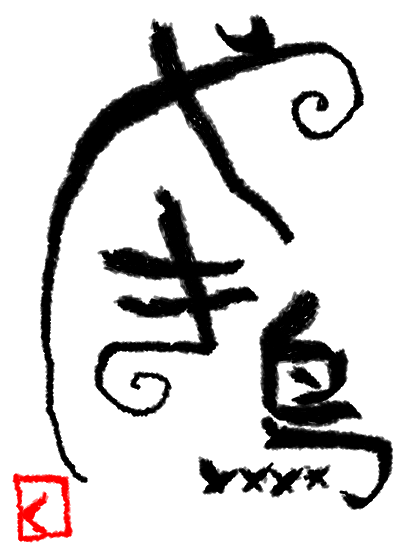
#> input picture test.png, 400 x 550 px
$ jupyter execute --allow-errors 2020_03_27_ml_openCV.ipynb   (shell and % lines are left out)
#> lines starting #> are read from the running program, lines starting #| are printed output that depends on the picture; after the words box and inside, x2 and y2 are one past the last pixel; in counts of white or black regions, pixels touching at a corner belong together
## OpenCV
- Open Source Computer Vision Library 는 오픈소스 이미지(동영상) 라이브러리
- 이미지 형식 변환, 필터처리, 얼굴인식, 물체인식, 문자인식 등 이미지와 관련된 다양한 처리
- 머신러닝에서 OpenCV 사용 : 머신러닝의 입력으로 전달하려면 이미지를 숫자 배열 데이터로 변경
- pip install opencv-python

[cell 1]
# 이미지 다운로드
import urllib.request as req
import cv2
url = 'http://uta.pw/shodou/img/28/214.png'
req.urlretrieve(url, 'test.png')
#> (this line was passed over: the network is not available in this run)
# OpenCV로 읽어들이기
img = cv2.imread('test.png')
#> img is the input picture: shape (550, 400, 3); mean B, G, R 209, 209, 211
print(img)
#> (printed output is left out)

[cell 2]
# 다운로드한 이미지 출력하기
import matplotlib.pyplot as plt
import cv2

filepath = 'girl.jpg'
img = cv2.imread(filepath) # 이미지를 숫자로 변경
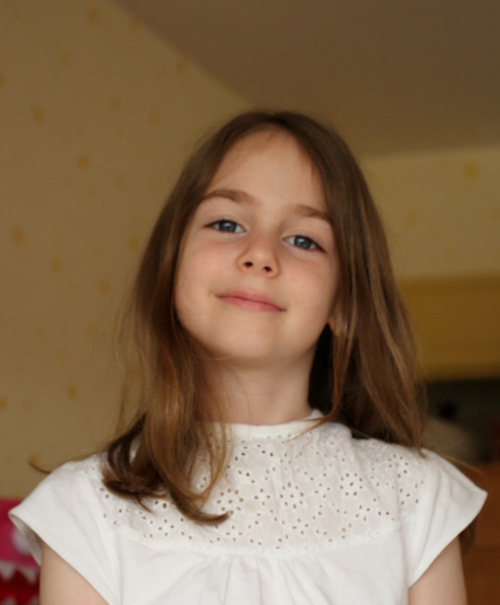
#> input picture girl.jpg, 1000 x 1209 px (shown at 1/2 size)
#> img is the input picture: shape (1209, 1000, 3); mean B, G, R 79.7, 106.6, 132.2
# plt.axis('off') # axis 출력 끄기
# openCV BGR(파녹빨) 인 반면 matplotlib RGB(빨녹파) 순서
plt.imshow(cv2.cvtColor(img, cv2.COLOR_BGR2RGB))
plt.show()
plt.close()

[cell 3]
import cv2

# 이미지 읽어들이기
filepath = 'girl.jpg'
img = cv2.imread(filepath)

cv2.imwrite('out.png', img)
#> Out = True

[cell 4]
import matplotlib.pyplot as plt
import cv2

# 이미지 읽어들이기
img = cv2.imread('out.png')
#plt.axis('off')
# 이미지 크기 변경하기
im2 = cv2.resize(img, (600,300)) #img, (width, height)
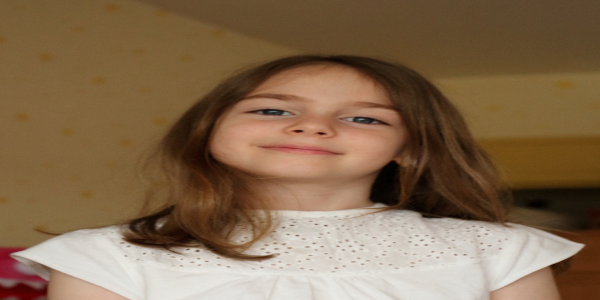
#> im2: shape (300, 600, 3); mean B, G, R 79.6, 106.5, 132.1
# 크기 변경한 이미지 저장하기
cv2.imwrite('out-resize.png', im2)

# 이미지 출력하기
plt.imshow(cv2.cvtColor(im2, cv2.COLOR_BGR2RGB))
plt.show()
plt.close()

[cell 5]
import matplotlib.pyplot as plt
import cv2

# 이미지 읽어들이기
img = cv2.imread('out.png')

# 이미지 자르기
im2 = img[200:800, 270:750]
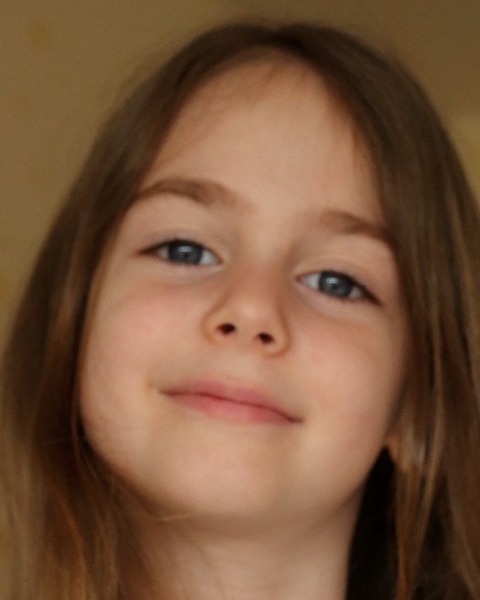
#> im2: shape (600, 480, 3); mean B, G, R 58.1, 84, 119.5

# 이미지 크기 변경하기
im2 = cv2.resize(im2, (400,500))
#> im2: shape (500, 400, 3)

# 크기 변경한 이미지 저장하기
cv2.imwrite("cut-resize.png", im2)

# 이미지 출력하기
plt.imshow(cv2.cvtColor(im2, cv2.COLOR_BGR2RGB))
plt.show()
plt.close()

[cell 6]
import matplotlib.pyplot as plt
import cv2

# 캐스케이드 파일 지정해서 검출기 생성하기
# openCV는 Haar-like 특징 학습기라고 부르는 머신러닝을 사용해 얼굴 인식
# 캐스케이드 파일(얼굴요소 DB)를 사용해 눈, 코, 입과 같은 요소의 위치 관계를 확인하고 얼굴인지 확인
# (정명, 웃는 얼굴, 눈, 몸, 전체 검출 등 다양한 캐스케이드 파일)
# http://github.com/opencv/opencv/tree/master/data/haarcascades
cascade_file = "haarcascade_frontalface_alt.xml"
cascade = cv2.CascadeClassifier(cascade_file)

# 이미지를 읽어들이고 그레이스케일로 변환하기 (명암 패턴을 결합해 얼굴 형태 확인)
filepath = 'girl.jpg'
img = cv2.imread(filepath)
img_gray = cv2.cvtColor(img, cv2.COLOR_BGR2GRAY)
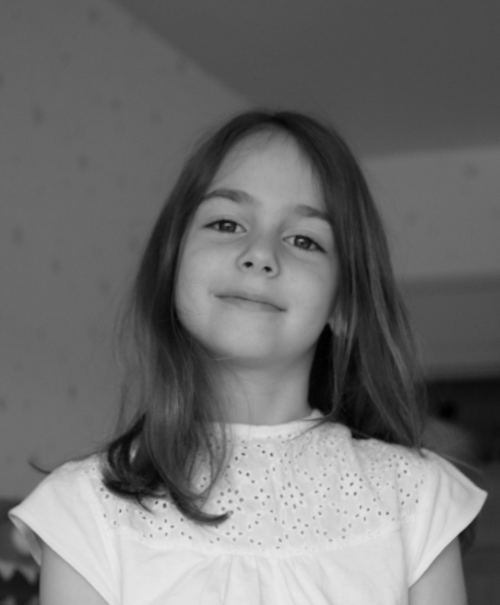
#> img_gray: shape (1209, 1000) (shown at 1/2 size); min 0, max 234, mean 111.2
# print(img_gray)

# 얼굴 인식하기
face_list = cascade.detectMultiScale(img_gray, minSize=(150,150))
#> face_list = [[319, 308, 405, 405]]
# print(face_list)

#결과 확인하기
if len(face_list)==0:
    print('얼굴 인식 실패')
    quit()

#인식한 부분 표시하기 --(*5)
for (x,y,w,h) in face_list:
    print('얼굴의 좌표=',x,y,w,h)
    red = (0,0,255)
    cv2.rectangle(img, (x, y), (x+w, y+h), red, thickness=20)
#> this loop made 1 pass
#> (x, y, w, h, red) on pass 1: (319, 308, 405, 405, (0, 0, 255))
#| 얼굴의 좌표= 319 308 405 405
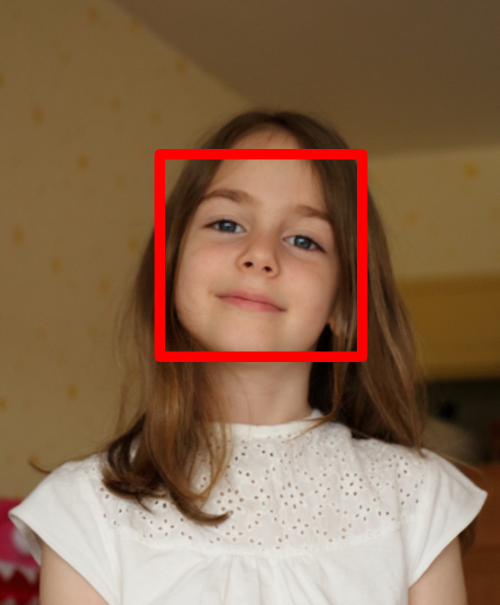
#> img: shape (1209, 1000, 3) (shown at 1/2 size); 2.8% of pixels changed, all inside (x1, y1, x2, y2) = (309, 298, 735, 724)

# 이미지 출력하기
cv2.imwrite("face-detect.png", img)
plt.imshow(cv2.cvtColor(img, cv2.COLOR_BGR2RGB))
plt.show()

## 얼굴 검출 - 자동으로 얼굴에 모자이크 처리
- 인간의 얼굴이 어디 있는지 검출
- 사람의 얼굴을 검출하고 자동으로 모자이크 처리
    - 사생활 보호를 위해 관계없는 사람의 얼굴 자동으로 모자이크 처리
    - 얼굴 인식을 사용해 사람 얼굴이 있는 사진을 자동으로 수집

[cell 7]
import matplotlib.pyplot as plt
import cv2

# 캐스케이드 파일 지정해서 검출기 생성하기
# openCV는 Haar-like 특징 학습기라고 부르는 머신러닝을 사용해 얼굴 인식
# 캐스케이드 파일(얼굴요소 DB)를 사용해 눈, 코, 입과 같은 요소의 위치 관계를 확인하고 얼굴인지 확인
# (정명, 웃는 얼굴, 눈, 몸, 전체 검출 등 다양한 캐스케이드 파일)
# http://github.com/opencv/opencv/tree/master/data/haarcascades
cascade_file = "haarcascade_frontalface_alt.xml"
cascade = cv2.CascadeClassifier(cascade_file)

# 이미지를 읽어들이고 그레이스케일로 변환하기 (명암 패턴을 결합해 얼굴 형태 확인)
filepath = 'girl.jpg'
img = cv2.imread(filepath)
img_gray = cv2.cvtColor(img, cv2.COLOR_BGR2GRAY)
# print(img_gray)

# 얼굴 인식하기
face_list = cascade.detectMultiScale(img_gray, minSize=(150,150))
# print(face_list)

#결과 확인하기
if len(face_list)==0:
    print('얼굴 인식 실패')
    quit()

#인식한 부분 표시하기 --(*5)
for (x,y,w,h) in face_list:
    print('얼굴의 좌표=',x,y,w,h)
    red = (0,0,255)
    cv2.rectangle(img, (x, y), (x+w, y+h), red, thickness=20)

# 이미지 출력하기
cv2.imwrite("face-detect.png", img)
plt.imshow(cv2.cvtColor(img, cv2.COLOR_BGR2RGB))
plt.show()

[cell 8]
import cv2

def mosaic(img, rect, size):
    # 모자이크 적용할 부분 추출하기
    (x1, y1, x2, y2) = rect
    w = x2 - x1
    h = y2 - y1
    i_rect = img[y1:y2, x1:x2]
    # 축소하고 확대하기
    i_small = cv2.resize(i_rect, ( size, size))
    i_mos = cv2.resize(i_small, (w, h), interpolation=cv2.INTER_AREA)
    # 모자이크 적용하기
    img2 = img.copy()
    img2[y1:y2, x1:x2] = i_mos
    return img2

[cell 9]
img = cv2.imread('cat.png')
#이미지 출력하기
cv2.imwrite('cat.png', img)
#> (the rest of this cell did not finish here and is left out)

[cell 10]
import matplotlib.pyplot as plt
import cv2
from mosaic import mosaic as mosaic

# 이미지를 읽어 들이고 모자이크 처리하기
img = cv2.imread("cat.png")
#> (the rest of this cell did not finish here and is left out)

[cell 11]
# 사람 얼굴에 자동으로 모자이크 처리하기
import matplotlib.pyplot as plt
import cv2
from mosaic import mosaic as mosaic

# 캐스케이드 파일 지정해서 검출기 생성하기
cascade_file = "haarcascade_frontalface_alt.xml"
cascade = cv2.CascadeClassifier(cascade_file)

# 이미지를 읽어들이고 그레이스케일로 변환하기 (명암 패턴을 결합해 얼굴 형태 확인)
filepath = 'family.jpg'
img = cv2.imread(filepath)
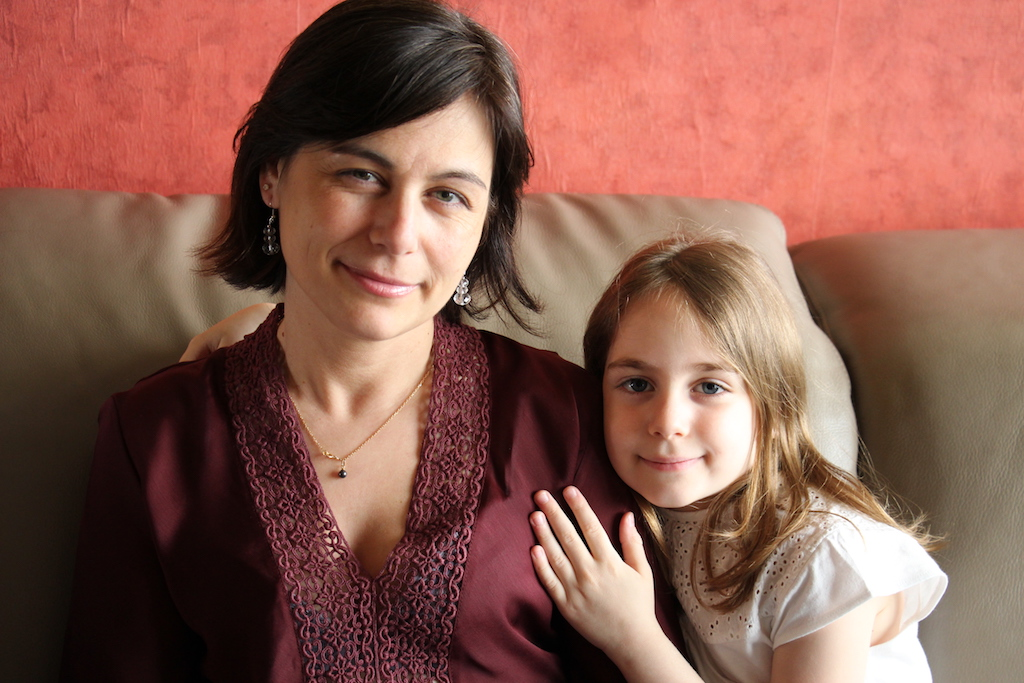
#> input picture family.jpg, 1024 x 683 px
#> img is the input picture: shape (683, 1024, 3); mean B, G, R 81.1, 93.8, 140
img_gray = cv2.cvtColor(img, cv2.COLOR_BGR2GRAY)
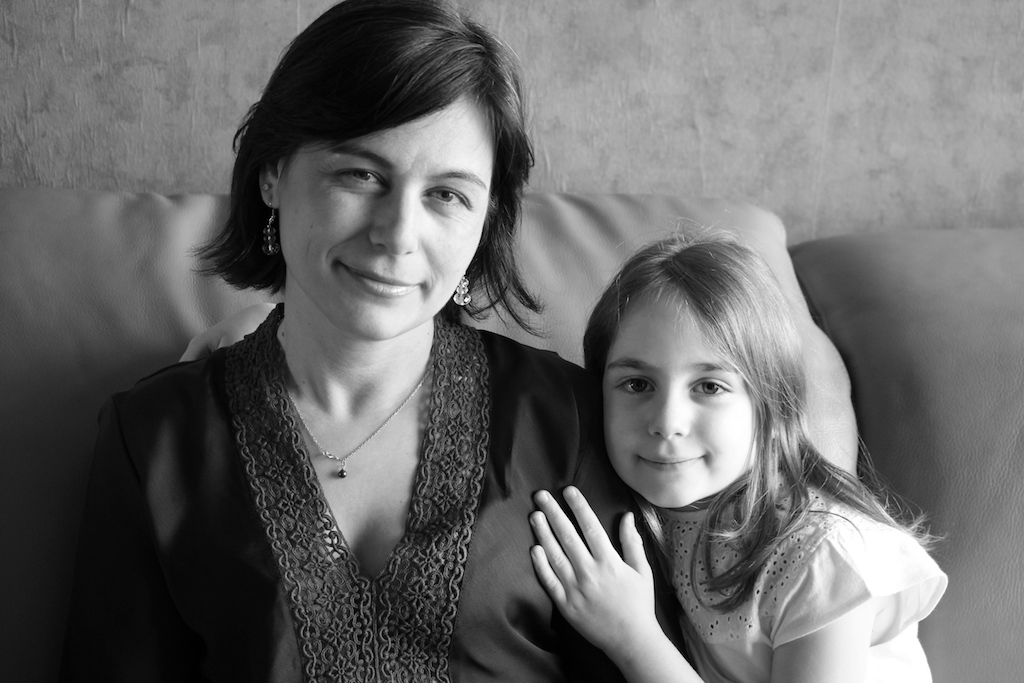
#> img_gray: shape (683, 1024); min 0, max 255, mean 106.2

# 얼굴 인식하기
face_list = cascade.detectMultiScale(img_gray, minSize=(150,150))
#> face_list = [[579, 312, 191, 191], [290, 98, 227, 227]]
if len(face_list) == 0: quit()

# 인식한 부분에 모자이크 처리하기
#> (the rest of this cell did not finish here and is left out)

[cell 12]
# OpenCV의 얼굴 검출은 옆모습과 기울어진 얼굴을 잘 검출 못함
import matplotlib.pyplot as plt
import cv2
from scipy import ndimage

# 검출기 생성하고 이미지 읽어 들이기
cascade_file = "haarcascade_frontalface_alt.xml"
cascade = cv2.CascadeClassifier(cascade_file)
img = cv2.imread('girl.jpg')

# 얼굴 검출하고 영역 표시하기
def face_detect(img):
    img_gray = cv2.cvtColor(img, cv2.COLOR_BGR2RGB)
    face_list = cascade.detectMultiScale(img_gray, minSize=(300,300))
    # 인식한 부분 표시하기
    for (x,y,w,h) in face_list:
        print('얼굴의 좌표=',x,y,w,h)
        red = (0,0,255)
        cv2.rectangle(img, (x, y), (x+w, y+h), red, thickness=30)

# 여러 각도의 이미지를 만들고 테스트 하기
for i in range(0,9):
    ang = i*10
    print("---"+str(ang)+"---")
    img_r = ndimage.rotate(img, ang)
    face_detect(img_r)
    plt.subplot(3,3,i+1)
    plt.axis("off")
    plt.title("angle="+str(ang))
    plt.imshow(cv2.cvtColor(img_r,cv2.COLOR_BGR2RGB))
#> this loop made 9 passes
#> face_list in face_detect on passes 1 to 4: [[314, 303, 413, 413]], [[394, 386, 408, 408]], [[453, 444, 410, 410]], [[490, 485, 411, 411]]
#> pass 3, `img_r = ndimage.rotate(img, ang)`:
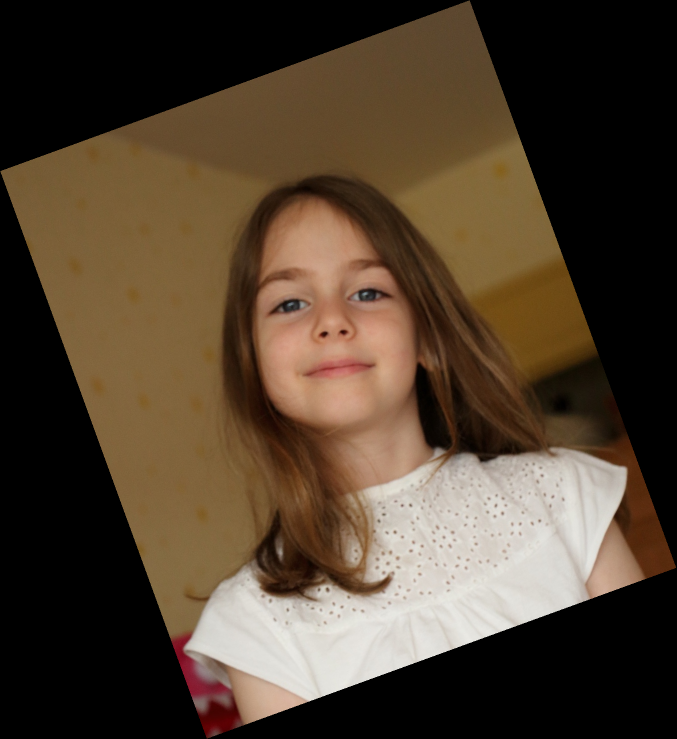
#> img_r: shape (1478, 1353, 3) (shown at 1/2 size); mean B, G, R 48.1, 64.4, 79.8
#> after the loop:
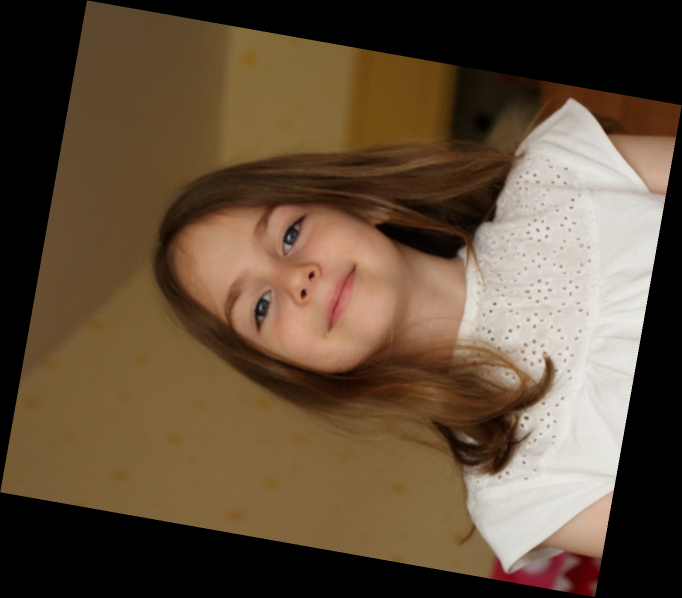
#> img_r: shape (1195, 1364, 3) (shown at 1/2 size); mean B, G, R 59, 79, 97.9

plt.show()
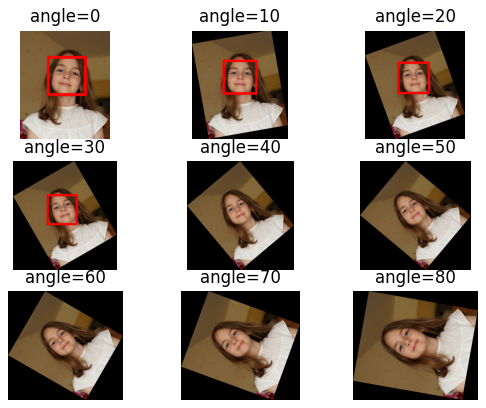
#> figure drawn by matplotlib, 9 panels
